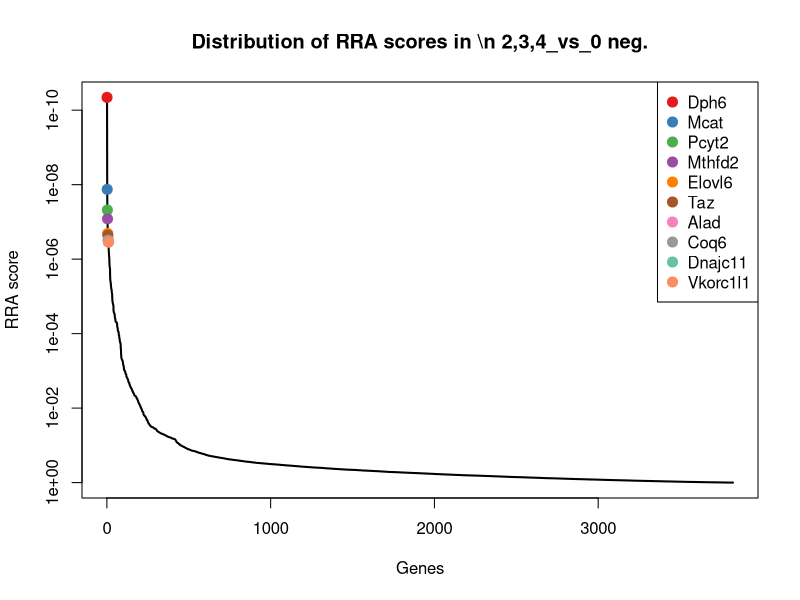
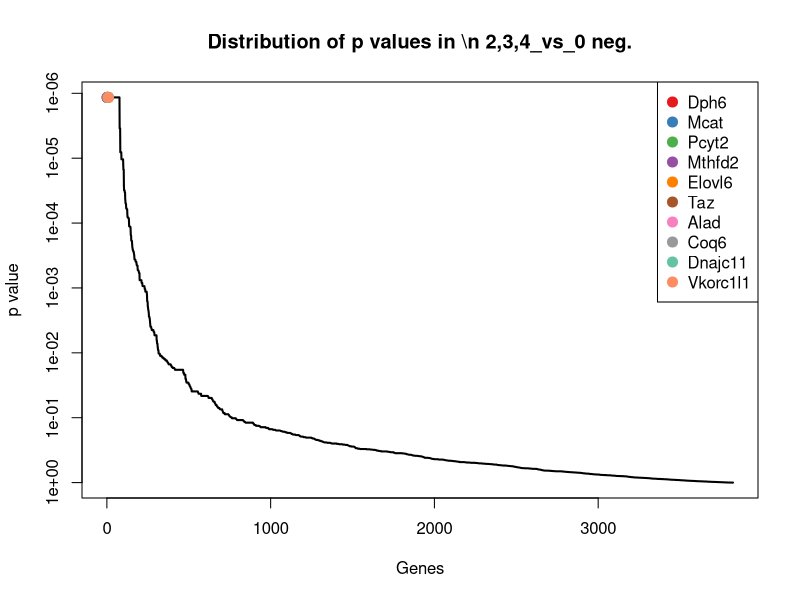
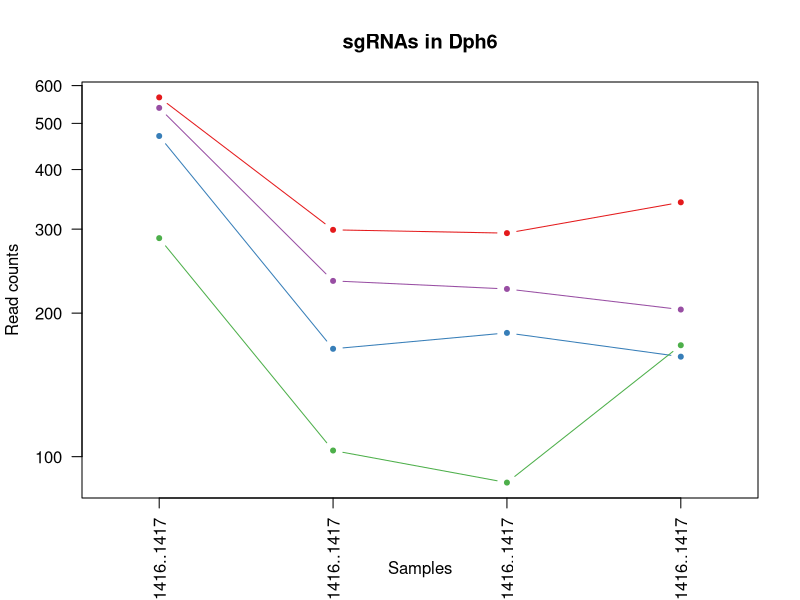
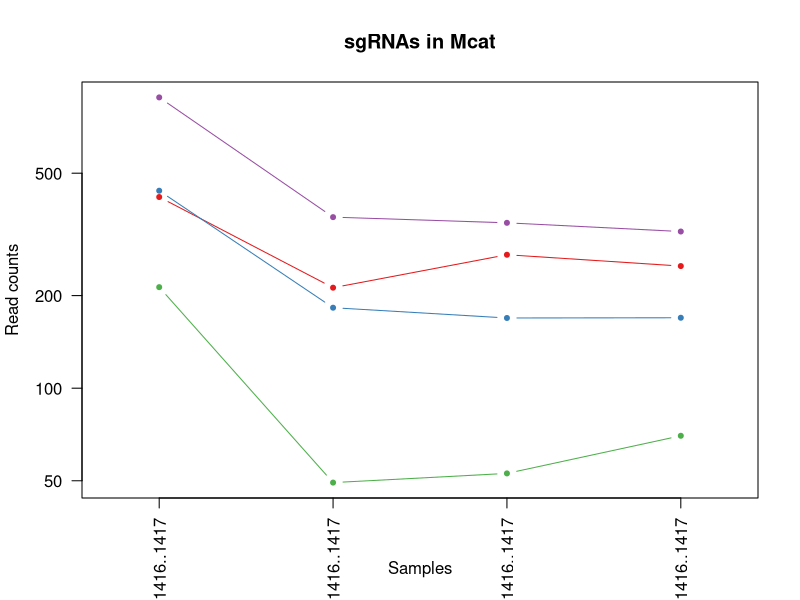
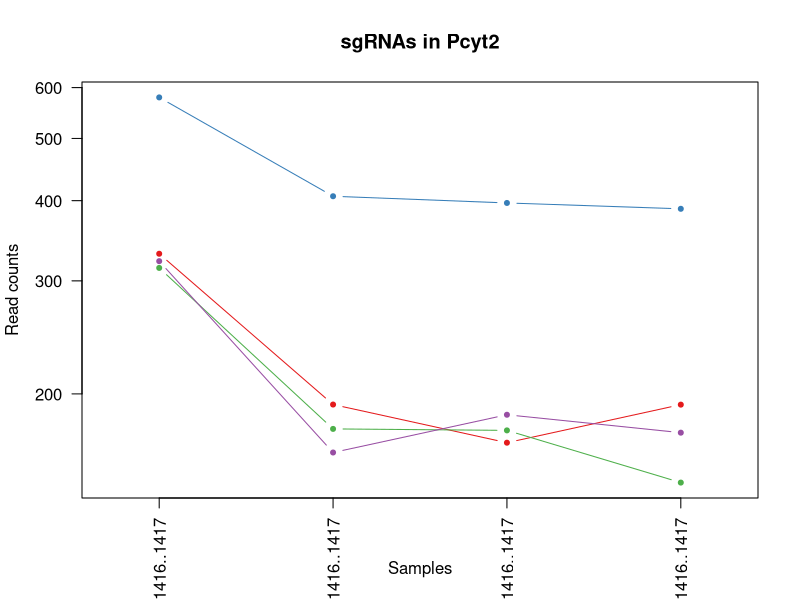
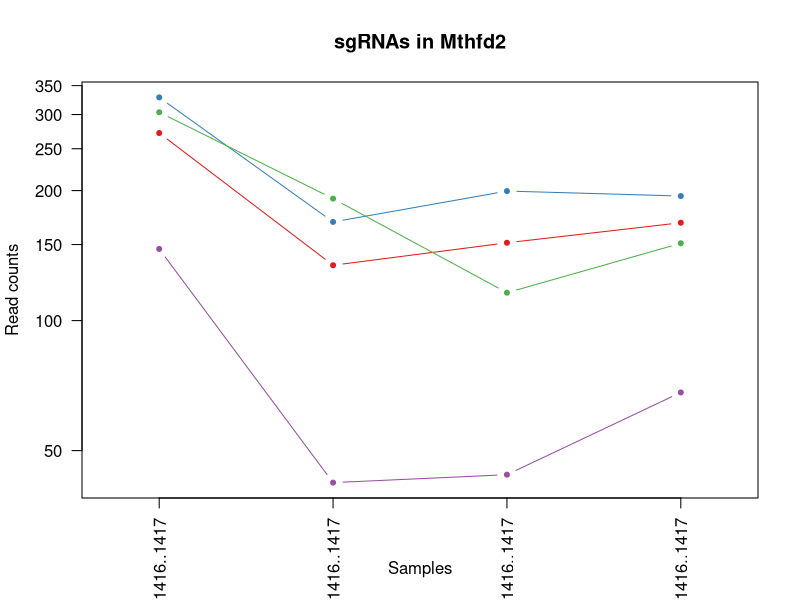
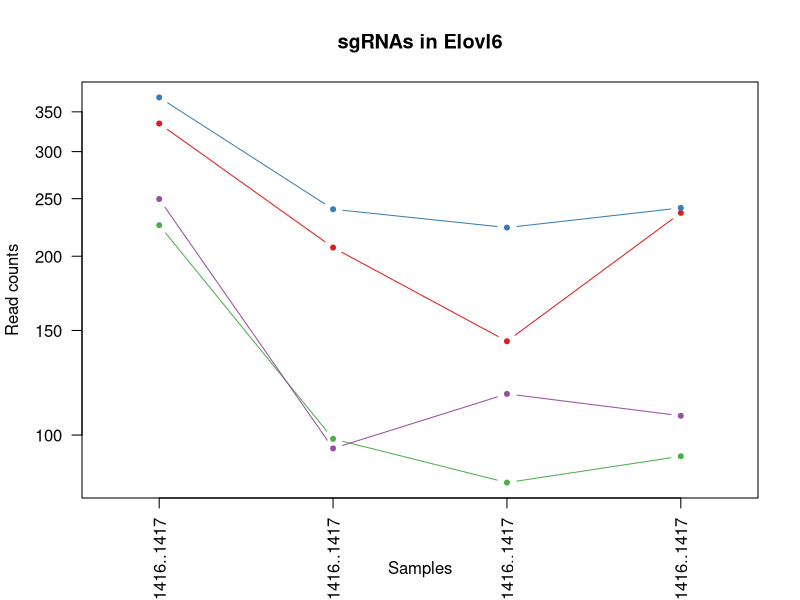
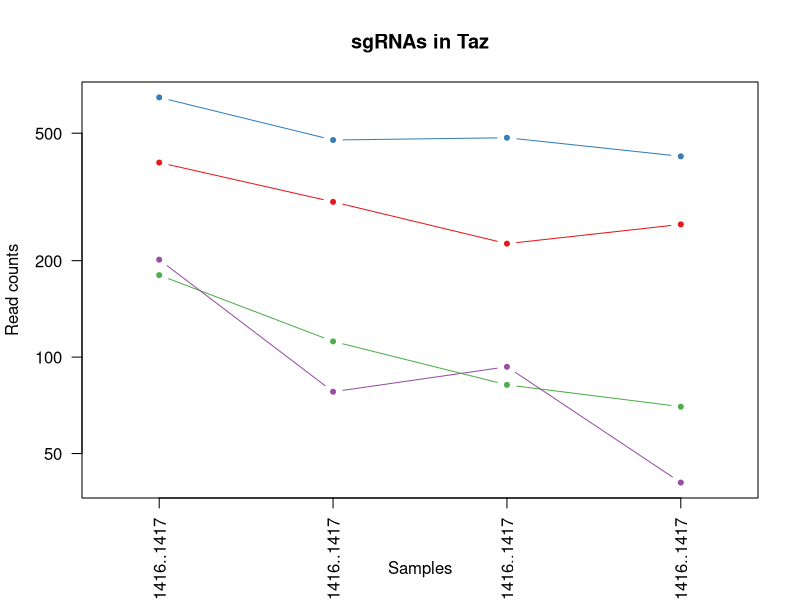

These charts were generated, in order, by the following R code: (Note: this script raises an error after producing the figures.)
pdf(file='invitro.poolB_hEGFRv3.CAR_ET.1.10_v_input.pdf',width=4.5,height=4.5);
gstable=read.table('invitro.poolB_hEGFRv3.CAR_ET.1.10_v_input.gene_summary.txt',header=T)
# 
#
# parameters
# Do not modify the variables beginning with "__"

# gstablename='__GENE_SUMMARY_FILE__'
startindex=3
# outputfile='__OUTPUT_FILE__'
targetgenelist=c("Dph6","Mcat","Pcyt2","Mthfd2","Elovl6","Taz","Alad","Coq6","Dnajc11","Vkorc1l1")
# samplelabel=sub('.\\w+.\\w+$','',colnames(gstable)[startindex]);
samplelabel='2,3,4_vs_0 neg.'


# You need to write some codes in front of this code:
# gstable=read.table(gstablename,header=T)
# pdf(file=outputfile,width=6,height=6)


# set up color using RColorBrewer
#library(RColorBrewer)
#colors <- brewer.pal(length(targetgenelist), "Set1")

colors=c( "#E41A1C", "#377EB8", "#4DAF4A", "#984EA3", "#FF7F00",  "#A65628", "#F781BF",
          "#999999", "#66C2A5", "#FC8D62", "#8DA0CB", "#E78AC3", "#A6D854", "#FFD92F", "#E5C494", "#B3B3B3", 
          "#8DD3C7", "#FFFFB3", "#BEBADA", "#FB8072", "#80B1D3", "#FDB462", "#B3DE69", "#FCCDE5",
          "#D9D9D9", "#BC80BD", "#CCEBC5", "#FFED6F")

######
# function definition

plotrankedvalues<-function(val, tglist, ...){
  
  plot(val,log='y',ylim=c(max(val),min(val)),type='l',lwd=2, ...)
  if(length(tglist)>0){
    for(i in 1:length(tglist)){
      targetgene=tglist[i];
      tx=which(names(val)==targetgene);ty=val[targetgene];
      points(tx,ty,col=colors[(i %% length(colors)) ],cex=2,pch=20)
      # text(tx+50,ty,targetgene,col=colors[i])
    }
    legend('topright',tglist,pch=20,pt.cex = 2,cex=1,col=colors)
  }
}



plotrandvalues<-function(val,targetgenelist, ...){
  # choose the one with the best distance distribution
  
  mindiffvalue=0;
  randval=val;
  for(i in 1:20){
    randval0=sample(val)
    vindex=sort(which(names(randval0) %in% targetgenelist))
    if(max(vindex)>0.9*length(val)){
      # print('pass...')
      next;
    }
    mindiffind=min(diff(vindex));
    if (mindiffind > mindiffvalue){
      mindiffvalue=mindiffind;
      randval=randval0;
      # print(paste('Diff: ',mindiffvalue))
    }
  }
  plot(randval,log='y',ylim=c(max(randval),min(randval)),pch=20,col='grey', ...)
  
  if(length(targetgenelist)>0){
    for(i in 1:length(targetgenelist)){
      targetgene=targetgenelist[i];
      tx=which(names(randval)==targetgene);ty=randval[targetgene];
      points(tx,ty,col=colors[(i %% length(colors)) ],cex=2,pch=20)
      text(tx+50,ty,targetgene,col=colors[i])
    }
  }
  
}




# set.seed(1235)



pvec=gstable[,startindex]
names(pvec)=gstable[,'id']
pvec=sort(pvec);

plotrankedvalues(pvec,targetgenelist,xlab='Genes',ylab='RRA score',main=paste('Distribution of RRA scores in \\n',samplelabel))

# plotrandvalues(pvec,targetgenelist,xlab='Genes',ylab='RRA score',main=paste('Distribution of RRA scores in \\n',samplelabel))


pvec=gstable[,startindex+1]
names(pvec)=gstable[,'id']
pvec=sort(pvec);

plotrankedvalues(pvec,targetgenelist,xlab='Genes',ylab='p value',main=paste('Distribution of p values in \\n',samplelabel))

# plotrandvalues(pvec,targetgenelist,xlab='Genes',ylab='p value',main=paste('Distribution of p values in \\n',samplelabel))



# you need to write after this code:
# dev.off()






# parameters
# Do not modify the variables beginning with "__"
targetmat=list(c(565.7569502298023,297.98765860642584,293.29786806899295,340.52800964048504),c(469.37586841893307,167.338414893098,180.7827376459741,161.0605451002294),c(286.2518129782816,102.01379303643407,87.23083145155394,170.26400482024252),c(537.8064365046503,232.6630367497619,223.76604589746444,202.4761138402884))
targetgene="Dph6"
collabel=c("In.vitro.input_Pool.B..9.16._1410..1411..1412..1413..1414..1415..1416..1417","In.vitro_Pool.B..9.16._hEGFRv3.CAR_ET.1.10_rep1_1410..1411..1412..1413..1414..1415..1416..1417","In.vitro_Pool.B..9.16._hEGFRv3.CAR_ET.1.10_rep2_1410..1411..1412..1413..1414..1415..1416..1417","In.vitro_Pool.B..9.16._hEGFRv3.CAR_ET.1.10_rep3_1410..1411..1412..1413..1414..1415..1416..1417")

# set up color using RColorBrewer
#library(RColorBrewer)
#colors <- brewer.pal(length(targetgenelist), "Set1")

colors=c( "#E41A1C", "#377EB8", "#4DAF4A", "#984EA3", "#FF7F00",  "#A65628", "#F781BF",
          "#999999", "#66C2A5", "#FC8D62", "#8DA0CB", "#E78AC3", "#A6D854", "#FFD92F", "#E5C494", "#B3B3B3", 
          "#8DD3C7", "#FFFFB3", "#BEBADA", "#FB8072", "#80B1D3", "#FDB462", "#B3DE69", "#FCCDE5",
          "#D9D9D9", "#BC80BD", "#CCEBC5", "#FFED6F")


## code

targetmatvec=unlist(targetmat)+1
yrange=range(targetmatvec[targetmatvec>0]);
# yrange[1]=1; # set the minimum value to 1
for(i in 1:length(targetmat)){
  vali=targetmat[[i]]+1;
  if(i==1){
    plot(1:length(vali),vali,type='b',las=1,pch=20,main=paste('sgRNAs in',targetgene),ylab='Read counts',xlab='Samples',xlim=c(0.7,length(vali)+0.3),ylim = yrange,col=colors[(i %% length(colors))],xaxt='n',log='y')
    axis(1,at=1:length(vali),labels=(collabel),las=2)
    # lines(0:100,rep(1,101),col='black');
  }else{
    lines(1:length(vali),vali,type='b',pch=20,col=colors[(i %% length(colors))])
  }
}




# parameters
# Do not modify the variables beginning with "__"
targetmat=list(c(417.33008424106373,211.18644874209156,270.54199899467454,248.49341244035395),c(437.57011142134627,181.65614023154487,168.14058816024163,168.42331287623992),c(212.03837998391228,48.32232301725824,51.83281289150306,69.02594790009832),c(880.9230877513446,358.8379912948251,343.86646601192274,322.1210902004588))
targetgene="Mcat"
collabel=c("In.vitro.input_Pool.B..9.16._1410..1411..1412..1413..1414..1415..1416..1417","In.vitro_Pool.B..9.16._hEGFRv3.CAR_ET.1.10_rep1_1410..1411..1412..1413..1414..1415..1416..1417","In.vitro_Pool.B..9.16._hEGFRv3.CAR_ET.1.10_rep2_1410..1411..1412..1413..1414..1415..1416..1417","In.vitro_Pool.B..9.16._hEGFRv3.CAR_ET.1.10_rep3_1410..1411..1412..1413..1414..1415..1416..1417")

# set up color using RColorBrewer
#library(RColorBrewer)
#colors <- brewer.pal(length(targetgenelist), "Set1")

colors=c( "#E41A1C", "#377EB8", "#4DAF4A", "#984EA3", "#FF7F00",  "#A65628", "#F781BF",
          "#999999", "#66C2A5", "#FC8D62", "#8DA0CB", "#E78AC3", "#A6D854", "#FFD92F", "#E5C494", "#B3B3B3", 
          "#8DD3C7", "#FFFFB3", "#BEBADA", "#FB8072", "#80B1D3", "#FDB462", "#B3DE69", "#FCCDE5",
          "#D9D9D9", "#BC80BD", "#CCEBC5", "#FFED6F")


## code

targetmatvec=unlist(targetmat)+1
yrange=range(targetmatvec[targetmatvec>0]);
# yrange[1]=1; # set the minimum value to 1
for(i in 1:length(targetmat)){
  vali=targetmat[[i]]+1;
  if(i==1){
    plot(1:length(vali),vali,type='b',las=1,pch=20,main=paste('sgRNAs in',targetgene),ylab='Read counts',xlab='Samples',xlim=c(0.7,length(vali)+0.3),ylim = yrange,col=colors[(i %% length(colors))],xaxt='n',log='y')
    axis(1,at=1:length(vali),labels=(collabel),las=2)
    # lines(0:100,rep(1,101),col='black');
  }else{
    lines(1:length(vali),vali,type='b',pch=20,col=colors[(i %% length(colors))])
  }
}




# parameters
# Do not modify the variables beginning with "__"
targetmat=list(c(329.62329979317275,191.4995764017271,166.8763732116684,191.4319621762727),c(578.2864908652153,405.37059864477743,395.6992789034258,387.4656542125519),c(313.23851588532494,175.39213539597435,174.46166290310788,144.49431760420583),c(320.94900243019447,161.07441005752747,184.57538249169383,173.02504273624646))
targetgene="Pcyt2"
collabel=c("In.vitro.input_Pool.B..9.16._1410..1411..1412..1413..1414..1415..1416..1417","In.vitro_Pool.B..9.16._hEGFRv3.CAR_ET.1.10_rep1_1410..1411..1412..1413..1414..1415..1416..1417","In.vitro_Pool.B..9.16._hEGFRv3.CAR_ET.1.10_rep2_1410..1411..1412..1413..1414..1415..1416..1417","In.vitro_Pool.B..9.16._hEGFRv3.CAR_ET.1.10_rep3_1410..1411..1412..1413..1414..1415..1416..1417")

# set up color using RColorBrewer
#library(RColorBrewer)
#colors <- brewer.pal(length(targetgenelist), "Set1")

colors=c( "#E41A1C", "#377EB8", "#4DAF4A", "#984EA3", "#FF7F00",  "#A65628", "#F781BF",
          "#999999", "#66C2A5", "#FC8D62", "#8DA0CB", "#E78AC3", "#A6D854", "#FFD92F", "#E5C494", "#B3B3B3", 
          "#8DD3C7", "#FFFFB3", "#BEBADA", "#FB8072", "#80B1D3", "#FDB462", "#B3DE69", "#FCCDE5",
          "#D9D9D9", "#BC80BD", "#CCEBC5", "#FFED6F")


## code

targetmatvec=unlist(targetmat)+1
yrange=range(targetmatvec[targetmatvec>0]);
# yrange[1]=1; # set the minimum value to 1
for(i in 1:length(targetmat)){
  vali=targetmat[[i]]+1;
  if(i==1){
    plot(1:length(vali),vali,type='b',las=1,pch=20,main=paste('sgRNAs in',targetgene),ylab='Read counts',xlab='Samples',xlim=c(0.7,length(vali)+0.3),ylim = yrange,col=colors[(i %% length(colors))],xaxt='n',log='y')
    axis(1,at=1:length(vali),labels=(collabel),las=2)
    # lines(0:100,rep(1,101),col='black');
  }else{
    lines(1:length(vali),vali,type='b',pch=20,col=colors[(i %% length(colors))])
  }
}




# parameters
# Do not modify the variables beginning with "__"
targetmat=list(c(270.8308398885425,133.33381721428663,150.4415788802162,167.5029669042386),c(327.69567815695535,168.2332727267509,198.48174692599954,193.2726541202753),c(302.6365968861293,190.60471856807416,115.04356032016534,150.0163934362137),c(145.53543353441253,41.163460348034796,42.98330825149034,67.1852559560957))
targetgene="Mthfd2"
collabel=c("In.vitro.input_Pool.B..9.16._1410..1411..1412..1413..1414..1415..1416..1417","In.vitro_Pool.B..9.16._hEGFRv3.CAR_ET.1.10_rep1_1410..1411..1412..1413..1414..1415..1416..1417","In.vitro_Pool.B..9.16._hEGFRv3.CAR_ET.1.10_rep2_1410..1411..1412..1413..1414..1415..1416..1417","In.vitro_Pool.B..9.16._hEGFRv3.CAR_ET.1.10_rep3_1410..1411..1412..1413..1414..1415..1416..1417")

# set up color using RColorBrewer
#library(RColorBrewer)
#colors <- brewer.pal(length(targetgenelist), "Set1")

colors=c( "#E41A1C", "#377EB8", "#4DAF4A", "#984EA3", "#FF7F00",  "#A65628", "#F781BF",
          "#999999", "#66C2A5", "#FC8D62", "#8DA0CB", "#E78AC3", "#A6D854", "#FFD92F", "#E5C494", "#B3B3B3", 
          "#8DD3C7", "#FFFFB3", "#BEBADA", "#FB8072", "#80B1D3", "#FDB462", "#B3DE69", "#FCCDE5",
          "#D9D9D9", "#BC80BD", "#CCEBC5", "#FFED6F")


## code

targetmatvec=unlist(targetmat)+1
yrange=range(targetmatvec[targetmatvec>0]);
# yrange[1]=1; # set the minimum value to 1
for(i in 1:length(targetmat)){
  vali=targetmat[[i]]+1;
  if(i==1){
    plot(1:length(vali),vali,type='b',las=1,pch=20,main=paste('sgRNAs in',targetgene),ylab='Read counts',xlab='Samples',xlim=c(0.7,length(vali)+0.3),ylim = yrange,col=colors[(i %% length(colors))],xaxt='n',log='y')
    axis(1,at=1:length(vali),labels=(collabel),las=2)
    # lines(0:100,rep(1,101),col='black');
  }else{
    lines(1:length(vali),vali,type='b',pch=20,col=colors[(i %% length(colors))])
  }
}




# parameters
# Do not modify the variables beginning with "__"
targetmat=list(c(333.4785430656075,205.81730174017397,142.85628918877674,235.6085688323356),c(369.1395433356291,238.9270415853324,222.5018309488912,240.21029869234215),c(224.56792061932526,97.5395038681694,82.17397165726095,91.11425122812979),c(248.6631910720426,93.96007253355769,116.30777526873858,106.76013275215207))
targetgene="Elovl6"
collabel=c("In.vitro.input_Pool.B..9.16._1410..1411..1412..1413..1414..1415..1416..1417","In.vitro_Pool.B..9.16._hEGFRv3.CAR_ET.1.10_rep1_1410..1411..1412..1413..1414..1415..1416..1417","In.vitro_Pool.B..9.16._hEGFRv3.CAR_ET.1.10_rep2_1410..1411..1412..1413..1414..1415..1416..1417","In.vitro_Pool.B..9.16._hEGFRv3.CAR_ET.1.10_rep3_1410..1411..1412..1413..1414..1415..1416..1417")

# set up color using RColorBrewer
#library(RColorBrewer)
#colors <- brewer.pal(length(targetgenelist), "Set1")

colors=c( "#E41A1C", "#377EB8", "#4DAF4A", "#984EA3", "#FF7F00",  "#A65628", "#F781BF",
          "#999999", "#66C2A5", "#FC8D62", "#8DA0CB", "#E78AC3", "#A6D854", "#FFD92F", "#E5C494", "#B3B3B3", 
          "#8DD3C7", "#FFFFB3", "#BEBADA", "#FB8072", "#80B1D3", "#FDB462", "#B3DE69", "#FCCDE5",
          "#D9D9D9", "#BC80BD", "#CCEBC5", "#FFED6F")


## code

targetmatvec=unlist(targetmat)+1
yrange=range(targetmatvec[targetmatvec>0]);
# yrange[1]=1; # set the minimum value to 1
for(i in 1:length(targetmat)){
  vali=targetmat[[i]]+1;
  if(i==1){
    plot(1:length(vali),vali,type='b',las=1,pch=20,main=paste('sgRNAs in',targetgene),ylab='Read counts',xlab='Samples',xlim=c(0.7,length(vali)+0.3),ylim = yrange,col=colors[(i %% length(colors))],xaxt='n',log='y')
    axis(1,at=1:length(vali),labels=(collabel),las=2)
    # lines(0:100,rep(1,101),col='black');
  }else{
    lines(1:length(vali),vali,type='b',pch=20,col=colors[(i %% length(colors))])
  }
}




# parameters
# Do not modify the variables beginning with "__"
targetmat=list(c(403.836732787542,304.2516634419963,225.0302608460377,258.6172181323684),c(645.7532481328237,475.16950966970603,482.9301103549798,422.4388011486017),c(179.26881216821675,110.96237137296336,80.90975670868771,69.02594790009832),c(200.47265016660796,76.95777369415201,92.28769124584691,39.57487679605637))
targetgene="Taz"
collabel=c("In.vitro.input_Pool.B..9.16._1410..1411..1412..1413..1414..1415..1416..1417","In.vitro_Pool.B..9.16._hEGFRv3.CAR_ET.1.10_rep1_1410..1411..1412..1413..1414..1415..1416..1417","In.vitro_Pool.B..9.16._hEGFRv3.CAR_ET.1.10_rep2_1410..1411..1412..1413..1414..1415..1416..1417","In.vitro_Pool.B..9.16._hEGFRv3.CAR_ET.1.10_rep3_1410..1411..1412..1413..1414..1415..1416..1417")

# set up color using RColorBrewer
#library(RColorBrewer)
#colors <- brewer.pal(length(targetgenelist), "Set1")

colors=c( "#E41A1C", "#377EB8", "#4DAF4A", "#984EA3", "#FF7F00",  "#A65628", "#F781BF",
          "#999999", "#66C2A5", "#FC8D62", "#8DA0CB", "#E78AC3", "#A6D854", "#FFD92F", "#E5C494", "#B3B3B3", 
          "#8DD3C7", "#FFFFB3", "#BEBADA", "#FB8072", "#80B1D3", "#FDB462", "#B3DE69", "#FCCDE5",
          "#D9D9D9", "#BC80BD", "#CCEBC5", "#FFED6F")


## code

targetmatvec=unlist(targetmat)+1
yrange=range(targetmatvec[targetmatvec>0]);
# yrange[1]=1; # set the minimum value to 1
for(i in 1:length(targetmat)){
  vali=targetmat[[i]]+1;
  if(i==1){
    plot(1:length(vali),vali,type='b',las=1,pch=20,main=paste('sgRNAs in',targetgene),ylab='Read counts',xlab='Samples',xlim=c(0.7,length(vali)+0.3),ylim = yrange,col=colors[(i %% length(colors))],xaxt='n',log='y')
    axis(1,at=1:length(vali),labels=(collabel),las=2)
    # lines(0:100,rep(1,101),col='black');
  }else{
    lines(1:length(vali),vali,type='b',pch=20,col=colors[(i %% length(colors))])
  }
}




# parameters
# Do not modify the variables beginning with "__"
targetmat=list(c(184.08786625876022,91.2754990325989,80.90975670868771,100.31771094814289),c(207.21932589336882,112.75208704026923,115.04356032016534,102.15840289214552),c(283.3603805239555,149.44125822003937,108.72248557729911,96.63632706013765),c(128.18683880845606,40.26860251438187,60.68231753151578,40.49522276805768))
targetgene="Alad"
collabel=c("In.vitro.input_Pool.B..9.16._1410..1411..1412..1413..1414..1415..1416..1417","In.vitro_Pool.B..9.16._hEGFRv3.CAR_ET.1.10_rep1_1410..1411..1412..1413..1414..1415..1416..1417","In.vitro_Pool.B..9.16._hEGFRv3.CAR_ET.1.10_rep2_1410..1411..1412..1413..1414..1415..1416..1417","In.vitro_Pool.B..9.16._hEGFRv3.CAR_ET.1.10_rep3_1410..1411..1412..1413..1414..1415..1416..1417")

# set up color using RColorBrewer
#library(RColorBrewer)
#colors <- brewer.pal(length(targetgenelist), "Set1")

colors=c( "#E41A1C", "#377EB8", "#4DAF4A", "#984EA3", "#FF7F00",  "#A65628", "#F781BF",
          "#999999", "#66C2A5", "#FC8D62", "#8DA0CB", "#E78AC3", "#A6D854", "#FFD92F", "#E5C494", "#B3B3B3", 
          "#8DD3C7", "#FFFFB3", "#BEBADA", "#FB8072", "#80B1D3", "#FDB462", "#B3DE69", "#FCCDE5",
          "#D9D9D9", "#BC80BD", "#CCEBC5", "#FFED6F")


## code

targetmatvec=unlist(targetmat)+1
yrange=range(targetmatvec[targetmatvec>0]);
# yrange[1]=1; # set the minimum value to 1
for(i in 1:length(targetmat)){
  vali=targetmat[[i]]+1;
  if(i==1){
    plot(1:length(vali),vali,type='b',las=1,pch=20,main=paste('sgRNAs in',targetgene),ylab='Read counts',xlab='Samples',xlim=c(0.7,length(vali)+0.3),ylim = yrange,col=colors[(i %% length(colors))],xaxt='n',log='y')
    axis(1,at=1:length(vali),labels=(collabel),las=2)
    # lines(0:100,rep(1,101),col='black');
  }else{
    lines(1:length(vali),vali,type='b',pch=20,col=colors[(i %% length(colors))])
  }
}




# parameters
# Do not modify the variables beginning with "__"
targetmat=list(c(213.96600162012967,99.32921953547527,67.00339227438201,42.3359147120603),c(316.12994833965104,165.54869922579212,125.1572799087513,118.72463038816912),c(223.6041098012166,212.97616440939743,219.9734010517447,186.83023231626612),c(645.7532481328237,362.41742262943677,312.26109229759163,363.53665894051784))
targetgene="Coq6"
collabel=c("In.vitro.input_Pool.B..9.16._1410..1411..1412..1413..1414..1415..1416..1417","In.vitro_Pool.B..9.16._hEGFRv3.CAR_ET.1.10_rep1_1410..1411..1412..1413..1414..1415..1416..1417","In.vitro_Pool.B..9.16._hEGFRv3.CAR_ET.1.10_rep2_1410..1411..1412..1413..1414..1415..1416..1417","In.vitro_Pool.B..9.16._hEGFRv3.CAR_ET.1.10_rep3_1410..1411..1412..1413..1414..1415..1416..1417")

# set up color using RColorBrewer
#library(RColorBrewer)
#colors <- brewer.pal(length(targetgenelist), "Set1")

colors=c( "#E41A1C", "#377EB8", "#4DAF4A", "#984EA3", "#FF7F00",  "#A65628", "#F781BF",
          "#999999", "#66C2A5", "#FC8D62", "#8DA0CB", "#E78AC3", "#A6D854", "#FFD92F", "#E5C494", "#B3B3B3", 
          "#8DD3C7", "#FFFFB3", "#BEBADA", "#FB8072", "#80B1D3", "#FDB462", "#B3DE69", "#FCCDE5",
          "#D9D9D9", "#BC80BD", "#CCEBC5", "#FFED6F")


## code

targetmatvec=unlist(targetmat)+1
yrange=range(targetmatvec[targetmatvec>0]);
# yrange[1]=1; # set the minimum value to 1
for(i in 1:length(targetmat)){
  vali=targetmat[[i]]+1;
  if(i==1){
    plot(1:length(vali),vali,type='b',las=1,pch=20,main=paste('sgRNAs in',targetgene),ylab='Read counts',xlab='Samples',xlim=c(0.7,length(vali)+0.3),ylim = yrange,col=colors[(i %% length(colors))],xaxt='n',log='y')
    axis(1,at=1:length(vali),labels=(collabel),las=2)
    # lines(0:100,rep(1,101),col='black');
  }else{
    lines(1:length(vali),vali,type='b',pch=20,col=colors[(i %% length(colors))])
  }
}




# parameters
# Do not modify the variables beginning with "__"
targetmat=list(c(310.3470834309989,180.76128239789193,156.76265362308243,158.2995071842255),c(392.2710029702377,198.65843907095055,188.36802733741357,181.30815648425826),c(255.40986679880342,88.59092553164011,99.87298093728639,125.16705219217829),c(124.3315955360213,68.90405319127564,51.83281289150306,43.256260684061616))
targetgene="Dnajc11"
collabel=c("In.vitro.input_Pool.B..9.16._1410..1411..1412..1413..1414..1415..1416..1417","In.vitro_Pool.B..9.16._hEGFRv3.CAR_ET.1.10_rep1_1410..1411..1412..1413..1414..1415..1416..1417","In.vitro_Pool.B..9.16._hEGFRv3.CAR_ET.1.10_rep2_1410..1411..1412..1413..1414..1415..1416..1417","In.vitro_Pool.B..9.16._hEGFRv3.CAR_ET.1.10_rep3_1410..1411..1412..1413..1414..1415..1416..1417")

# set up color using RColorBrewer
#library(RColorBrewer)
#colors <- brewer.pal(length(targetgenelist), "Set1")

colors=c( "#E41A1C", "#377EB8", "#4DAF4A", "#984EA3", "#FF7F00",  "#A65628", "#F781BF",
          "#999999", "#66C2A5", "#FC8D62", "#8DA0CB", "#E78AC3", "#A6D854", "#FFD92F", "#E5C494", "#B3B3B3", 
          "#8DD3C7", "#FFFFB3", "#BEBADA", "#FB8072", "#80B1D3", "#FDB462", "#B3DE69", "#FCCDE5",
          "#D9D9D9", "#BC80BD", "#CCEBC5", "#FFED6F")


## code

targetmatvec=unlist(targetmat)+1
yrange=range(targetmatvec[targetmatvec>0]);
# yrange[1]=1; # set the minimum value to 1
for(i in 1:length(targetmat)){
  vali=targetmat[[i]]+1;
  if(i==1){
    plot(1:length(vali),vali,type='b',las=1,pch=20,main=paste('sgRNAs in',targetgene),ylab='Read counts',xlab='Samples',xlim=c(0.7,length(vali)+0.3),ylim = yrange,col=colors[(i %% length(colors))],xaxt='n',log='y')
    axis(1,at=1:length(vali),labels=(collabel),las=2)
    # lines(0:100,rep(1,101),col='black');
  }else{
    lines(1:length(vali),vali,type='b',pch=20,col=colors[(i %% length(colors))])
  }
}




# parameters
# Do not modify the variables beginning with "__"
targetmat=list(c(266.01178579799904,101.11893520278113,109.98670052587235,105.83978678015076),c(266.01178579799904,156.60012088926283,140.32785929163023,177.626772596253),c(218.78505571067313,140.49267988351008,122.62885001160481,113.20255455616125),c(130.11446044467345,71.58862669223443,29.076943817184645,48.77833651606948))
targetgene="Vkorc1l1"
collabel=c("In.vitro.input_Pool.B..9.16._1410..1411..1412..1413..1414..1415..1416..1417","In.vitro_Pool.B..9.16._hEGFRv3.CAR_ET.1.10_rep1_1410..1411..1412..1413..1414..1415..1416..1417","In.vitro_Pool.B..9.16._hEGFRv3.CAR_ET.1.10_rep2_1410..1411..1412..1413..1414..1415..1416..1417","In.vitro_Pool.B..9.16._hEGFRv3.CAR_ET.1.10_rep3_1410..1411..1412..1413..1414..1415..1416..1417")

# set up color using RColorBrewer
#library(RColorBrewer)
#colors <- brewer.pal(length(targetgenelist), "Set1")

colors=c( "#E41A1C", "#377EB8", "#4DAF4A", "#984EA3", "#FF7F00",  "#A65628", "#F781BF",
          "#999999", "#66C2A5", "#FC8D62", "#8DA0CB", "#E78AC3", "#A6D854", "#FFD92F", "#E5C494", "#B3B3B3", 
          "#8DD3C7", "#FFFFB3", "#BEBADA", "#FB8072", "#80B1D3", "#FDB462", "#B3DE69", "#FCCDE5",
          "#D9D9D9", "#BC80BD", "#CCEBC5", "#FFED6F")


## code

targetmatvec=unlist(targetmat)+1
yrange=range(targetmatvec[targetmatvec>0]);
# yrange[1]=1; # set the minimum value to 1
for(i in 1:length(targetmat)){
  vali=targetmat[[i]]+1;
  if(i==1){
    plot(1:length(vali),vali,type='b',las=1,pch=20,main=paste('sgRNAs in',targetgene),ylab='Read counts',xlab='Samples',xlim=c(0.7,length(vali)+0.3),ylim = yrange,col=colors[(i %% length(colors))],xaxt='n',log='y')
    axis(1,at=1:length(vali),labels=(collabel),las=2)
    # lines(0:100,rep(1,101),col='black');
  }else{
    lines(1:length(vali),vali,type='b',pch=20,col=colors[(i %% length(colors))])
  }
}



# 
#
# parameters
# Do not modify the variables beginning with "__"

# gstablename='__GENE_SUMMARY_FILE__'
startindex=9
# outputfile='__OUTPUT_FILE__'
targetgenelist=c("Ralgapb","Cnot6l","Rasa3","Dcp2","Dazap1","Edc4","Sms","Stk10","Dcp1a","Zfp36l2")
# samplelabel=sub('.\\w+.\\w+$','',colnames(gstable)[startindex]);
samplelabel='2,3,4_vs_0 pos.'


# You need to write some codes in front of this code:
# gstable=read.table(gstablename,header=T)
# pdf(file=outputfile,width=6,height=6)


# set up color using RColorBrewer
#library(RColorBrewer)
#colors <- brewer.pal(length(targetgenelist), "Set1")

colors=c( "#E41A1C", "#377EB8", "#4DAF4A", "#984EA3", "#FF7F00",  "#A65628", "#F781BF",
          "#999999", "#66C2A5", "#FC8D62", "#8DA0CB", "#E78AC3", "#A6D854", "#FFD92F", "#E5C494", "#B3B3B3", 
          "#8DD3C7", "#FFFFB3", "#BEBADA", "#FB8072", "#80B1D3", "#FDB462", "#B3DE69", "#FCCDE5",
          "#D9D9D9", "#BC80BD", "#CCEBC5", "#FFED6F")

######
# function definition

plotrankedvalues<-function(val, tglist, ...){
  
  plot(val,log='y',ylim=c(max(val),min(val)),type='l',lwd=2, ...)
  if(length(tglist)>0){
    for(i in 1:length(tglist)){
      targetgene=tglist[i];
      tx=which(names(val)==targetgene);ty=val[targetgene];
      points(tx,ty,col=colors[(i %% length(colors)) ],cex=2,pch=20)
      # text(tx+50,ty,targetgene,col=colors[i])
    }
    legend('topright',tglist,pch=20,pt.cex = 2,cex=1,col=colors)
  }
}



plotrandvalues<-function(val,targetgenelist, ...){
  # choose the one with the best distance distribution
  
  mindiffvalue=0;
  randval=val;
  for(i in 1:20){
    randval0=sample(val)
    vindex=sort(which(names(randval0) %in% targetgenelist))
    if(max(vindex)>0.9*length(val)){
      # print('pass...')
      next;
    }
    mindiffind=min(diff(vindex));
    if (mindiffind > mindiffvalue){
      mindiffvalue=mindiffind;
      randval=randval0;
      # print(paste('Diff: ',mindiffvalue))
    }
  }
  plot(randval,log='y',ylim=c(max(randval),min(randval)),pch=20,col='grey', ...)
  
  if(length(targetgenelist)>0){
    for(i in 1:length(targetgenelist)){
      targetgene=targetgenelist[i];
      tx=which(names(randval)==targetgene);ty=randval[targetgene];
      points(tx,ty,col=colors[(i %% length(colors)) ],cex=2,pch=20)
      text(tx+50,ty,targetgene,col=colors[i])
    }
  }
  
}




# set.seed(1235)



pvec=gstable[,startindex]
names(pvec)=gstable[,'id']
pvec=sort(pvec);

plotrankedvalues(pvec,targetgenelist,xlab='Genes',ylab='RRA score',main=paste('Distribution of RRA scores in \\n',samplelabel))

# plotrandvalues(pvec,targetgenelist,xlab='Genes',ylab='RRA score',main=paste('Distribution of RRA scores in \\n',samplelabel))


pvec=gstable[,startindex+1]
names(pvec)=gstable[,'id']
pvec=sort(pvec);

plotrankedvalues(pvec,targetgenelist,xlab='Genes',ylab='p value',main=paste('Distribution of p values in \\n',samplelabel))

# plotrandvalues(pvec,targetgenelist,xlab='Genes',ylab='p value',main=paste('Distribution of p values in \\n',samplelabel))



# you need to write after this code:
# dev.off()






# parameters
# Do not modify the variables beginning with "__"
targetmat=list(c(307.4556509766728,532.4404110234935,458.9100263320881,518.1547822367381),c(338.29759715615097,619.2416208878278,624.5221845951833,632.2776827649006),c(462.62919269217224,658.6153655685567,690.261361920992,638.7201045689098),c(1002.3632508330398,1681.4378694338561,1754.7303486196647,1656.6227496023598))
targetgene="Ralgapb"
collabel=c("In.vitro.input_Pool.B..9.16._1410..1411..1412..1413..1414..1415..1416..1417","In.vitro_Pool.B..9.16._hEGFRv3.CAR_ET.1.10_rep1_1410..1411..1412..1413..1414..1415..1416..1417","In.vitro_Pool.B..9.16._hEGFRv3.CAR_ET.1.10_rep2_1410..1411..1412..1413..1414..1415..1416..1417","In.vitro_Pool.B..9.16._hEGFRv3.CAR_ET.1.10_rep3_1410..1411..1412..1413..1414..1415..1416..1417")

# set up color using RColorBrewer
#library(RColorBrewer)
#colors <- brewer.pal(length(targetgenelist), "Set1")

colors=c( "#E41A1C", "#377EB8", "#4DAF4A", "#984EA3", "#FF7F00",  "#A65628", "#F781BF",
          "#999999", "#66C2A5", "#FC8D62", "#8DA0CB", "#E78AC3", "#A6D854", "#FFD92F", "#E5C494", "#B3B3B3", 
          "#8DD3C7", "#FFFFB3", "#BEBADA", "#FB8072", "#80B1D3", "#FDB462", "#B3DE69", "#FCCDE5",
          "#D9D9D9", "#BC80BD", "#CCEBC5", "#FFED6F")


## code

targetmatvec=unlist(targetmat)+1
yrange=range(targetmatvec[targetmatvec>0]);
# yrange[1]=1; # set the minimum value to 1
for(i in 1:length(targetmat)){
  vali=targetmat[[i]]+1;
  if(i==1){
    plot(1:length(vali),vali,type='b',las=1,pch=20,main=paste('sgRNAs in',targetgene),ylab='Read counts',xlab='Samples',xlim=c(0.7,length(vali)+0.3),ylim = yrange,col=colors[(i %% length(colors))],xaxt='n',log='y')
    axis(1,at=1:length(vali),labels=(collabel),las=2)
    # lines(0:100,rep(1,101),col='black');
  }else{
    lines(1:length(vali),vali,type='b',pch=20,col=colors[(i %% length(colors))])
  }
}




# parameters
# Do not modify the variables beginning with "__"
targetmat=list(c(821.1668170286057,1279.6467021236904,1225.0242851674748,1263.6350195578),c(692.9799782201496,893.0681179856246,819.211286675463,826.4706828571773),c(731.5324109444973,881.4349661481364,1065.733201647246,1086.9285929335483),c(847.1897091175405,1234.903810441044,1241.459079498927,1244.3077541457724))
targetgene="Cnot6l"
collabel=c("In.vitro.input_Pool.B..9.16._1410..1411..1412..1413..1414..1415..1416..1417","In.vitro_Pool.B..9.16._hEGFRv3.CAR_ET.1.10_rep1_1410..1411..1412..1413..1414..1415..1416..1417","In.vitro_Pool.B..9.16._hEGFRv3.CAR_ET.1.10_rep2_1410..1411..1412..1413..1414..1415..1416..1417","In.vitro_Pool.B..9.16._hEGFRv3.CAR_ET.1.10_rep3_1410..1411..1412..1413..1414..1415..1416..1417")

# set up color using RColorBrewer
#library(RColorBrewer)
#colors <- brewer.pal(length(targetgenelist), "Set1")

colors=c( "#E41A1C", "#377EB8", "#4DAF4A", "#984EA3", "#FF7F00",  "#A65628", "#F781BF",
          "#999999", "#66C2A5", "#FC8D62", "#8DA0CB", "#E78AC3", "#A6D854", "#FFD92F", "#E5C494", "#B3B3B3", 
          "#8DD3C7", "#FFFFB3", "#BEBADA", "#FB8072", "#80B1D3", "#FDB462", "#B3DE69", "#FCCDE5",
          "#D9D9D9", "#BC80BD", "#CCEBC5", "#FFED6F")


## code

targetmatvec=unlist(targetmat)+1
yrange=range(targetmatvec[targetmatvec>0]);
# yrange[1]=1; # set the minimum value to 1
for(i in 1:length(targetmat)){
  vali=targetmat[[i]]+1;
  if(i==1){
    plot(1:length(vali),vali,type='b',las=1,pch=20,main=paste('sgRNAs in',targetgene),ylab='Read counts',xlab='Samples',xlim=c(0.7,length(vali)+0.3),ylim = yrange,col=colors[(i %% length(colors))],xaxt='n',log='y')
    axis(1,at=1:length(vali),labels=(collabel),las=2)
    # lines(0:100,rep(1,101),col='black');
  }else{
    lines(1:length(vali),vali,type='b',pch=20,col=colors[(i %% length(colors))])
  }
}




# parameters
# Do not modify the variables beginning with "__"
targetmat=list(c(209.1469475295862,283.66993326797893,340.073821166203,290.82932715241424),c(903.0907365678446,1212.5323645997207,1219.9674253731819,1090.6099768215536),c(385.5243272434769,569.1295822032637,510.74283922359115,594.5434979128469),c(389.37957051591167,476.9592253370119,520.8565588121771,493.3054409927027))
targetgene="Rasa3"
collabel=c("In.vitro.input_Pool.B..9.16._1410..1411..1412..1413..1414..1415..1416..1417","In.vitro_Pool.B..9.16._hEGFRv3.CAR_ET.1.10_rep1_1410..1411..1412..1413..1414..1415..1416..1417","In.vitro_Pool.B..9.16._hEGFRv3.CAR_ET.1.10_rep2_1410..1411..1412..1413..1414..1415..1416..1417","In.vitro_Pool.B..9.16._hEGFRv3.CAR_ET.1.10_rep3_1410..1411..1412..1413..1414..1415..1416..1417")

# set up color using RColorBrewer
#library(RColorBrewer)
#colors <- brewer.pal(length(targetgenelist), "Set1")

colors=c( "#E41A1C", "#377EB8", "#4DAF4A", "#984EA3", "#FF7F00",  "#A65628", "#F781BF",
          "#999999", "#66C2A5", "#FC8D62", "#8DA0CB", "#E78AC3", "#A6D854", "#FFD92F", "#E5C494", "#B3B3B3", 
          "#8DD3C7", "#FFFFB3", "#BEBADA", "#FB8072", "#80B1D3", "#FDB462", "#B3DE69", "#FCCDE5",
          "#D9D9D9", "#BC80BD", "#CCEBC5", "#FFED6F")


## code

targetmatvec=unlist(targetmat)+1
yrange=range(targetmatvec[targetmatvec>0]);
# yrange[1]=1; # set the minimum value to 1
for(i in 1:length(targetmat)){
  vali=targetmat[[i]]+1;
  if(i==1){
    plot(1:length(vali),vali,type='b',las=1,pch=20,main=paste('sgRNAs in',targetgene),ylab='Read counts',xlab='Samples',xlim=c(0.7,length(vali)+0.3),ylim = yrange,col=colors[(i %% length(colors))],xaxt='n',log='y')
    axis(1,at=1:length(vali),labels=(collabel),las=2)
    # lines(0:100,rep(1,101),col='black');
  }else{
    lines(1:length(vali),vali,type='b',pch=20,col=colors[(i %% length(colors))])
  }
}




# parameters
# Do not modify the variables beginning with "__"
targetmat=list(c(586.9607882281936,988.817906186488,817.9470717268898,981.0888061533975),c(176.37737971389066,306.04137910930217,370.41497993196094,213.52026550430415),c(554.191220412498,728.4142765934853,716.8098758410301,874.3286734012454),c(482.8692198724548,465.3260734995238,420.9835778748907,431.64226086861487))
targetgene="Dcp2"
collabel=c("In.vitro.input_Pool.B..9.16._1410..1411..1412..1413..1414..1415..1416..1417","In.vitro_Pool.B..9.16._hEGFRv3.CAR_ET.1.10_rep1_1410..1411..1412..1413..1414..1415..1416..1417","In.vitro_Pool.B..9.16._hEGFRv3.CAR_ET.1.10_rep2_1410..1411..1412..1413..1414..1415..1416..1417","In.vitro_Pool.B..9.16._hEGFRv3.CAR_ET.1.10_rep3_1410..1411..1412..1413..1414..1415..1416..1417")

# set up color using RColorBrewer
#library(RColorBrewer)
#colors <- brewer.pal(length(targetgenelist), "Set1")

colors=c( "#E41A1C", "#377EB8", "#4DAF4A", "#984EA3", "#FF7F00",  "#A65628", "#F781BF",
          "#999999", "#66C2A5", "#FC8D62", "#8DA0CB", "#E78AC3", "#A6D854", "#FFD92F", "#E5C494", "#B3B3B3", 
          "#8DD3C7", "#FFFFB3", "#BEBADA", "#FB8072", "#80B1D3", "#FDB462", "#B3DE69", "#FCCDE5",
          "#D9D9D9", "#BC80BD", "#CCEBC5", "#FFED6F")


## code

targetmatvec=unlist(targetmat)+1
yrange=range(targetmatvec[targetmatvec>0]);
# yrange[1]=1; # set the minimum value to 1
for(i in 1:length(targetmat)){
  vali=targetmat[[i]]+1;
  if(i==1){
    plot(1:length(vali),vali,type='b',las=1,pch=20,main=paste('sgRNAs in',targetgene),ylab='Read counts',xlab='Samples',xlim=c(0.7,length(vali)+0.3),ylim = yrange,col=colors[(i %% length(colors))],xaxt='n',log='y')
    axis(1,at=1:length(vali),labels=(collabel),las=2)
    # lines(0:100,rep(1,101),col='black');
  }else{
    lines(1:length(vali),vali,type='b',pch=20,col=colors[(i %% length(colors))])
  }
}




# parameters
# Do not modify the variables beginning with "__"
targetmat=list(c(976.3403587441052,1166.8946150834213,1024.0141083443289,1229.5822185937513),c(263.12035334367295,338.25626112080766,460.17424128066136,410.4743035125847),c(246.7355694358252,369.57628529866025,371.67919488053417,336.84662575247984),c(379.74146233482475,483.2232301725824,391.90663405770607,474.89852155267647))
targetgene="Dazap1"
collabel=c("In.vitro.input_Pool.B..9.16._1410..1411..1412..1413..1414..1415..1416..1417","In.vitro_Pool.B..9.16._hEGFRv3.CAR_ET.1.10_rep1_1410..1411..1412..1413..1414..1415..1416..1417","In.vitro_Pool.B..9.16._hEGFRv3.CAR_ET.1.10_rep2_1410..1411..1412..1413..1414..1415..1416..1417","In.vitro_Pool.B..9.16._hEGFRv3.CAR_ET.1.10_rep3_1410..1411..1412..1413..1414..1415..1416..1417")

# set up color using RColorBrewer
#library(RColorBrewer)
#colors <- brewer.pal(length(targetgenelist), "Set1")

colors=c( "#E41A1C", "#377EB8", "#4DAF4A", "#984EA3", "#FF7F00",  "#A65628", "#F781BF",
          "#999999", "#66C2A5", "#FC8D62", "#8DA0CB", "#E78AC3", "#A6D854", "#FFD92F", "#E5C494", "#B3B3B3", 
          "#8DD3C7", "#FFFFB3", "#BEBADA", "#FB8072", "#80B1D3", "#FDB462", "#B3DE69", "#FCCDE5",
          "#D9D9D9", "#BC80BD", "#CCEBC5", "#FFED6F")


## code

targetmatvec=unlist(targetmat)+1
yrange=range(targetmatvec[targetmatvec>0]);
# yrange[1]=1; # set the minimum value to 1
for(i in 1:length(targetmat)){
  vali=targetmat[[i]]+1;
  if(i==1){
    plot(1:length(vali),vali,type='b',las=1,pch=20,main=paste('sgRNAs in',targetgene),ylab='Read counts',xlab='Samples',xlim=c(0.7,length(vali)+0.3),ylim = yrange,col=colors[(i %% length(colors))],xaxt='n',log='y')
    axis(1,at=1:length(vali),labels=(collabel),las=2)
    # lines(0:100,rep(1,101),col='black');
  }else{
    lines(1:length(vali),vali,type='b',pch=20,col=colors[(i %% length(colors))])
  }
}




# parameters
# Do not modify the variables beginning with "__"
targetmat=list(c(816.3477629380623,1165.1048994161154,1286.9708176475638,1114.5389720935875),c(246.7355694358252,401.79116731016575,379.26448457197364,309.23624659244047),c(242.88032616339044,324.8333936160137,288.24100827469994,377.3418485205375),c(553.2274095943893,701.5685415838974,635.9001191323424,664.4897917849465))
targetgene="Edc4"
collabel=c("In.vitro.input_Pool.B..9.16._1410..1411..1412..1413..1414..1415..1416..1417","In.vitro_Pool.B..9.16._hEGFRv3.CAR_ET.1.10_rep1_1410..1411..1412..1413..1414..1415..1416..1417","In.vitro_Pool.B..9.16._hEGFRv3.CAR_ET.1.10_rep2_1410..1411..1412..1413..1414..1415..1416..1417","In.vitro_Pool.B..9.16._hEGFRv3.CAR_ET.1.10_rep3_1410..1411..1412..1413..1414..1415..1416..1417")

# set up color using RColorBrewer
#library(RColorBrewer)
#colors <- brewer.pal(length(targetgenelist), "Set1")

colors=c( "#E41A1C", "#377EB8", "#4DAF4A", "#984EA3", "#FF7F00",  "#A65628", "#F781BF",
          "#999999", "#66C2A5", "#FC8D62", "#8DA0CB", "#E78AC3", "#A6D854", "#FFD92F", "#E5C494", "#B3B3B3", 
          "#8DD3C7", "#FFFFB3", "#BEBADA", "#FB8072", "#80B1D3", "#FDB462", "#B3DE69", "#FCCDE5",
          "#D9D9D9", "#BC80BD", "#CCEBC5", "#FFED6F")


## code

targetmatvec=unlist(targetmat)+1
yrange=range(targetmatvec[targetmatvec>0]);
# yrange[1]=1; # set the minimum value to 1
for(i in 1:length(targetmat)){
  vali=targetmat[[i]]+1;
  if(i==1){
    plot(1:length(vali),vali,type='b',las=1,pch=20,main=paste('sgRNAs in',targetgene),ylab='Read counts',xlab='Samples',xlim=c(0.7,length(vali)+0.3),ylim = yrange,col=colors[(i %% length(colors))],xaxt='n',log='y')
    axis(1,at=1:length(vali),labels=(collabel),las=2)
    # lines(0:100,rep(1,101),col='black');
  }else{
    lines(1:length(vali),vali,type='b',pch=20,col=colors[(i %% length(colors))])
  }
}




# parameters
# Do not modify the variables beginning with "__"
targetmat=list(c(351.7909486096726,544.0735628609816,475.3448206635403,521.8361661247433),c(608.1646262265848,1003.135631524935,938.0474918413481,839.3555264651956))
targetgene="Sms"
collabel=c("In.vitro.input_Pool.B..9.16._1410..1411..1412..1413..1414..1415..1416..1417","In.vitro_Pool.B..9.16._hEGFRv3.CAR_ET.1.10_rep1_1410..1411..1412..1413..1414..1415..1416..1417","In.vitro_Pool.B..9.16._hEGFRv3.CAR_ET.1.10_rep2_1410..1411..1412..1413..1414..1415..1416..1417","In.vitro_Pool.B..9.16._hEGFRv3.CAR_ET.1.10_rep3_1410..1411..1412..1413..1414..1415..1416..1417")

# set up color using RColorBrewer
#library(RColorBrewer)
#colors <- brewer.pal(length(targetgenelist), "Set1")

colors=c( "#E41A1C", "#377EB8", "#4DAF4A", "#984EA3", "#FF7F00",  "#A65628", "#F781BF",
          "#999999", "#66C2A5", "#FC8D62", "#8DA0CB", "#E78AC3", "#A6D854", "#FFD92F", "#E5C494", "#B3B3B3", 
          "#8DD3C7", "#FFFFB3", "#BEBADA", "#FB8072", "#80B1D3", "#FDB462", "#B3DE69", "#FCCDE5",
          "#D9D9D9", "#BC80BD", "#CCEBC5", "#FFED6F")


## code

targetmatvec=unlist(targetmat)+1
yrange=range(targetmatvec[targetmatvec>0]);
# yrange[1]=1; # set the minimum value to 1
for(i in 1:length(targetmat)){
  vali=targetmat[[i]]+1;
  if(i==1){
    plot(1:length(vali),vali,type='b',las=1,pch=20,main=paste('sgRNAs in',targetgene),ylab='Read counts',xlab='Samples',xlim=c(0.7,length(vali)+0.3),ylim = yrange,col=colors[(i %% length(colors))],xaxt='n',log='y')
    axis(1,at=1:length(vali),labels=(collabel),las=2)
    # lines(0:100,rep(1,101),col='black');
  }else{
    lines(1:length(vali),vali,type='b',pch=20,col=colors[(i %% length(colors))])
  }
}




# parameters
# Do not modify the variables beginning with "__"
targetmat=list(c(792.252492485345,970.9207495134294,965.8602207099595,1042.7519862774852),c(985.0146561070834,1443.4056856821767,1231.3453599103411,1376.8375741139612),c(252.51843434447736,308.725952610261,265.4851392003815,351.5721613045008),c(819.2391953923883,983.4487591845705,1045.505762470074,1120.9813938975967))
targetgene="Stk10"
collabel=c("In.vitro.input_Pool.B..9.16._1410..1411..1412..1413..1414..1415..1416..1417","In.vitro_Pool.B..9.16._hEGFRv3.CAR_ET.1.10_rep1_1410..1411..1412..1413..1414..1415..1416..1417","In.vitro_Pool.B..9.16._hEGFRv3.CAR_ET.1.10_rep2_1410..1411..1412..1413..1414..1415..1416..1417","In.vitro_Pool.B..9.16._hEGFRv3.CAR_ET.1.10_rep3_1410..1411..1412..1413..1414..1415..1416..1417")

# set up color using RColorBrewer
#library(RColorBrewer)
#colors <- brewer.pal(length(targetgenelist), "Set1")

colors=c( "#E41A1C", "#377EB8", "#4DAF4A", "#984EA3", "#FF7F00",  "#A65628", "#F781BF",
          "#999999", "#66C2A5", "#FC8D62", "#8DA0CB", "#E78AC3", "#A6D854", "#FFD92F", "#E5C494", "#B3B3B3", 
          "#8DD3C7", "#FFFFB3", "#BEBADA", "#FB8072", "#80B1D3", "#FDB462", "#B3DE69", "#FCCDE5",
          "#D9D9D9", "#BC80BD", "#CCEBC5", "#FFED6F")


## code

targetmatvec=unlist(targetmat)+1
yrange=range(targetmatvec[targetmatvec>0]);
# yrange[1]=1; # set the minimum value to 1
for(i in 1:length(targetmat)){
  vali=targetmat[[i]]+1;
  if(i==1){
    plot(1:length(vali),vali,type='b',las=1,pch=20,main=paste('sgRNAs in',targetgene),ylab='Read counts',xlab='Samples',xlim=c(0.7,length(vali)+0.3),ylim = yrange,col=colors[(i %% length(colors))],xaxt='n',log='y')
    axis(1,at=1:length(vali),labels=(collabel),las=2)
    # lines(0:100,rep(1,101),col='black');
  }else{
    lines(1:length(vali),vali,type='b',pch=20,col=colors[(i %% length(colors))])
  }
}




# parameters
# Do not modify the variables beginning with "__"
targetmat=list(c(1077.5404946455178,1583.8983655656868,1653.593152733805,1652.0210197423532),c(678.5228159485193,670.2485174060448,493.04382994356575,529.1989339007538),c(1083.32335955417,1378.9759216591658,1359.0310697162388,1415.4921049380162),c(473.23111169136786,603.134179882075,726.9235954296162,572.4551945848154))
targetgene="Dcp1a"
collabel=c("In.vitro.input_Pool.B..9.16._1410..1411..1412..1413..1414..1415..1416..1417","In.vitro_Pool.B..9.16._hEGFRv3.CAR_ET.1.10_rep1_1410..1411..1412..1413..1414..1415..1416..1417","In.vitro_Pool.B..9.16._hEGFRv3.CAR_ET.1.10_rep2_1410..1411..1412..1413..1414..1415..1416..1417","In.vitro_Pool.B..9.16._hEGFRv3.CAR_ET.1.10_rep3_1410..1411..1412..1413..1414..1415..1416..1417")

# set up color using RColorBrewer
#library(RColorBrewer)
#colors <- brewer.pal(length(targetgenelist), "Set1")

colors=c( "#E41A1C", "#377EB8", "#4DAF4A", "#984EA3", "#FF7F00",  "#A65628", "#F781BF",
          "#999999", "#66C2A5", "#FC8D62", "#8DA0CB", "#E78AC3", "#A6D854", "#FFD92F", "#E5C494", "#B3B3B3", 
          "#8DD3C7", "#FFFFB3", "#BEBADA", "#FB8072", "#80B1D3", "#FDB462", "#B3DE69", "#FCCDE5",
          "#D9D9D9", "#BC80BD", "#CCEBC5", "#FFED6F")


## code

targetmatvec=unlist(targetmat)+1
yrange=range(targetmatvec[targetmatvec>0]);
# yrange[1]=1; # set the minimum value to 1
for(i in 1:length(targetmat)){
  vali=targetmat[[i]]+1;
  if(i==1){
    plot(1:length(vali),vali,type='b',las=1,pch=20,main=paste('sgRNAs in',targetgene),ylab='Read counts',xlab='Samples',xlim=c(0.7,length(vali)+0.3),ylim = yrange,col=colors[(i %% length(colors))],xaxt='n',log='y')
    axis(1,at=1:length(vali),labels=(collabel),las=2)
    # lines(0:100,rep(1,101),col='black');
  }else{
    lines(1:length(vali),vali,type='b',pch=20,col=colors[(i %% length(colors))])
  }
}




# parameters
# Do not modify the variables beginning with "__"
targetmat=list(c(309.3832726128902,466.22093133317674,452.5889515892219,505.26993862871973),c(494.4349496897591,612.9776160522573,596.7094557265718,686.578095112978),c(266.97559661610774,318.5693887804432,308.4684474518719,431.64226086861487),c(665.9932753131063,1202.6889284295385,1122.6228743330419,1072.2030573815273))
targetgene="Zfp36l2"
collabel=c("In.vitro.input_Pool.B..9.16._1410..1411..1412..1413..1414..1415..1416..1417","In.vitro_Pool.B..9.16._hEGFRv3.CAR_ET.1.10_rep1_1410..1411..1412..1413..1414..1415..1416..1417","In.vitro_Pool.B..9.16._hEGFRv3.CAR_ET.1.10_rep2_1410..1411..1412..1413..1414..1415..1416..1417","In.vitro_Pool.B..9.16._hEGFRv3.CAR_ET.1.10_rep3_1410..1411..1412..1413..1414..1415..1416..1417")

# set up color using RColorBrewer
#library(RColorBrewer)
#colors <- brewer.pal(length(targetgenelist), "Set1")

colors=c( "#E41A1C", "#377EB8", "#4DAF4A", "#984EA3", "#FF7F00",  "#A65628", "#F781BF",
          "#999999", "#66C2A5", "#FC8D62", "#8DA0CB", "#E78AC3", "#A6D854", "#FFD92F", "#E5C494", "#B3B3B3", 
          "#8DD3C7", "#FFFFB3", "#BEBADA", "#FB8072", "#80B1D3", "#FDB462", "#B3DE69", "#FCCDE5",
          "#D9D9D9", "#BC80BD", "#CCEBC5", "#FFED6F")


## code

targetmatvec=unlist(targetmat)+1
yrange=range(targetmatvec[targetmatvec>0]);
# yrange[1]=1; # set the minimum value to 1
for(i in 1:length(targetmat)){
  vali=targetmat[[i]]+1;
  if(i==1){
    plot(1:length(vali),vali,type='b',las=1,pch=20,main=paste('sgRNAs in',targetgene),ylab='Read counts',xlab='Samples',xlim=c(0.7,length(vali)+0.3),ylim = yrange,col=colors[(i %% length(colors))],xaxt='n',log='y')
    axis(1,at=1:length(vali),labels=(collabel),las=2)
    # lines(0:100,rep(1,101),col='black');
  }else{
    lines(1:length(vali),vali,type='b',pch=20,col=colors[(i %% length(colors))])
  }
}



dev.off()
Sweave("invitro.poolB_hEGFRv3.CAR_ET.1.10_v_input_summary.Rnw");
library(tools);

texi2dvi("invitro.poolB_hEGFRv3.CAR_ET.1.10_v_input_summary.tex",pdf=TRUE);
